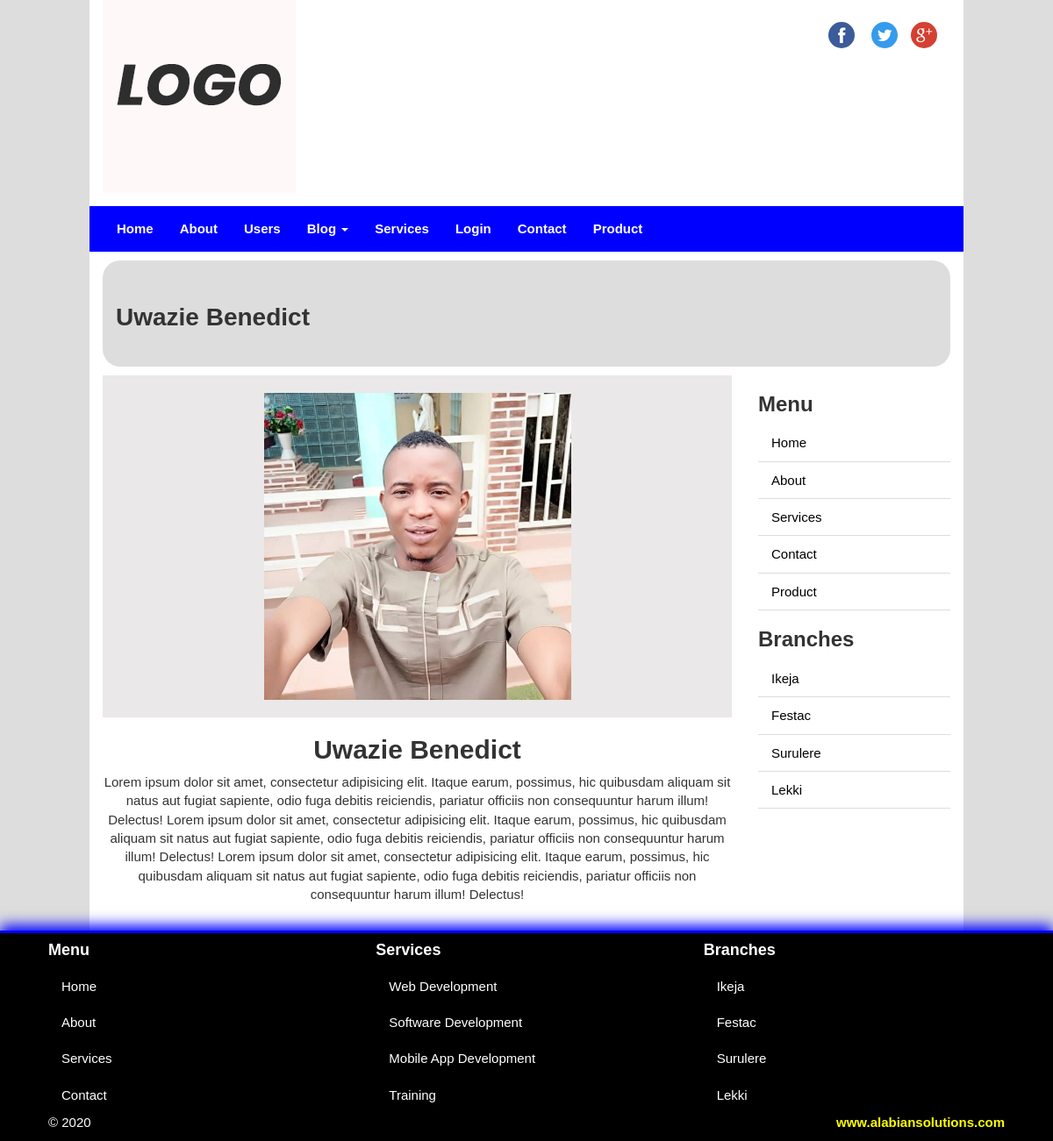
The page /frontend/about-detail/1 on the database its author committed.
### classwork_app/models.py (models this page shows, shortened)
class About(models.Model):
    abt_title = models.CharField(max_length=150)
    profile = models.ImageField(blank=True, null=True, upload_to='uploads/')
    description = models.TextField(blank=True)

### classwork_app/views.py (the view)
# urls.py: path('about-detail/<int:abt_id>', views.about_detail, name='about_detail'),
def about_detail(request, abt_id):
    try:
        detail = About.objects.get(id=abt_id)
    except About.DoesNotExist:
        raise Http404('Model or page does not exist')
    return render(request, 'classwork_app/detail.html', {'dt':detail})

### classwork_app/custom_processor.py (called while the page is built)
def footer_date(request):
    footer_time = datetime.now()
    context = {'site_date':footer_time}
    return context

def menu_cat(request):
    category = Category.objects.all()
    kwargs = {'cat':category}
    return kwargs

### classwork_app/templates/classwork_app/detail.html (shortened to what this page needs)
{% extends 'classwork_app/base.html' %}
{% load static %}
{% block content %}
<section id="sectionTitle">
  <div class="pageTitle">
    <h1>{{ dt.abt_title }}</h1>
  </div>
</section>
<section id="content">
  <div class="row">
    <div class="col-sm-9 text-center" id="detailContent">
      {% if dt %}
        <div class="contain-img">
          <div class="img-div">
              <img src="{{ dt.profile.url }}" class="img-responsive">
          </div>
        </div>
        <div class="detail-content">
          <h2>{{ dt.abt_title }}</h2>
          <p>
           {{ dt.description }}
          </p>
        </div>
        {% endif %}
    </div>
    {% include 'classwork_app/sidebar.html' %}
  </div>
</section>
{% endblock %}

### classwork_app/static/classwork_app/css/style.css (style rules this page uses)
body { font-family: arial, verdana, sans-serif; font-size:15px; background-color:#ddd; }
h1, h2, h3, h4, h5, h6 { font-weight: bold; }
h1 { font-size:28px; }
#sectionTitle { background-color:#ddd; padding:30px 15px; margin: 10px 0; border-radius:20px; }
.img-div { width: 350px; height: 350px; margin: auto; }
.contain-img { background-color: #EAE8E8; padding: 20px; box-sizing: border-box; }
#detailContent img { width: 100%; height: auto; }

### rows shown on the page
About: abt_title "Uwazie Benedict", profile (picture), description "Lorem ipsum dolor sit amet, consectetur adipisicing elit. Itaque earum, possimus, hic quibusdam aliquam sit natus aut fugiat sapiente, odio fuga debitis reiciendis, pariatur officiis non consequuntur harum illum! Delectus! Lorem ipsum dolor sit amet, consectetur adipisicing elit. Itaque earum, possimus, hic quibusdam aliquam sit natus aut fugiat sapiente, odio fuga debitis reiciendis, pariatur officiis non consequuntur harum illum! Delectus! Lorem ipsum dolor sit amet, consectetur adipisicing elit. Itaque earum, possimus, hic quibusdam aliquam sit natus aut fugiat sapiente, odio fuga debitis reiciendis, pariatur officiis non consequuntur harum illum! Delectus!"
